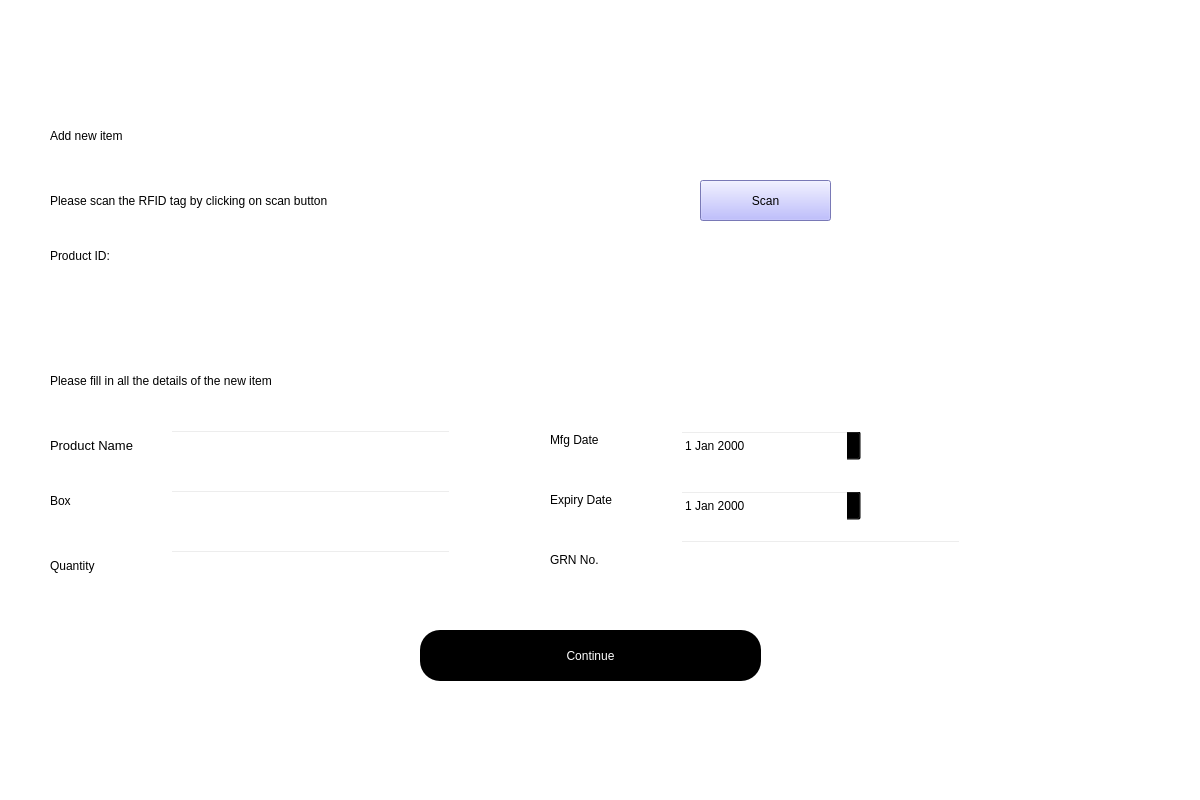
<?xml version="1.0" encoding="UTF-8"?>
<ui version="4.0">
 <class>Dialog</class>
 <widget class="QDialog" name="Dialog">
  <property name="geometry">
   <rect>
    <x>0</x>
    <y>0</y>
    <width>1200</width>
    <height>800</height>
   </rect>
  </property>
  <property name="windowTitle">
   <string>Dialog</string>
  </property>
  <widget class="QWidget" name="bgwidget" native="true">
   <property name="geometry">
    <rect>
     <x>0</x>
     <y>0</y>
     <width>1201</width>
     <height>801</height>
    </rect>
   </property>
   <property name="styleSheet">
    <string notr="true">background-color: rgb(255, 255, 255);</string>
   </property>
   <widget class="QLabel" name="label">
    <property name="geometry">
     <rect>
      <x>50</x>
      <y>100</y>
      <width>471</width>
      <height>71</height>
     </rect>
    </property>
    <property name="styleSheet">
     <string notr="true">font: 36pt &quot;MS Shell Dlg 2&quot;; 
color: rgb(0, 0, 0);</string>
    </property>
    <property name="text">
     <string>Add new item</string>
    </property>
   </widget>
   <widget class="QLabel" name="label_2">
    <property name="geometry">
     <rect>
      <x>50</x>
      <y>180</y>
      <width>621</width>
      <height>41</height>
     </rect>
    </property>
    <property name="styleSheet">
     <string notr="true">font: 16pt &quot;MS Shell Dlg 2&quot;;color:rgb(0, 0, 0)</string>
    </property>
    <property name="text">
     <string>Please scan the RFID tag by clicking on scan button</string>
    </property>
   </widget>
   <widget class="QPushButton" name="add_data">
    <property name="geometry">
     <rect>
      <x>420</x>
      <y>630</y>
      <width>341</width>
      <height>51</height>
     </rect>
    </property>
    <property name="styleSheet">
     <string notr="true">border-radius:20px;
background-color: rgb(0, 0, 0);
color: rgb(255,255,255);
font: 14pt &quot;MS Shell Dlg 2&quot;;</string>
    </property>
    <property name="text">
     <string>Continue</string>
    </property>
   </widget>
   <widget class="QLineEdit" name="productname">
    <property name="geometry">
     <rect>
      <x>170</x>
      <y>430</y>
      <width>281</width>
      <height>31</height>
     </rect>
    </property>
    <property name="styleSheet">
     <string notr="true">background-color:rgba(0,0,0,0);
font: 12pt &quot;MS Shell Dlg 2&quot;;</string>
    </property>
   </widget>
   <widget class="QLabel" name="label_3">
    <property name="geometry">
     <rect>
      <x>50</x>
      <y>430</y>
      <width>111</width>
      <height>31</height>
     </rect>
    </property>
    <property name="font">
     <font>
      <family>MS Shell Dlg 2</family>
      <pointsize>10</pointsize>
      <weight>50</weight>
      <italic>false</italic>
      <bold>false</bold>
     </font>
    </property>
    <property name="styleSheet">
     <string notr="true">font: 10pt &quot;MS Shell Dlg 2&quot;;</string>
    </property>
    <property name="text">
     <string>Product Name</string>
    </property>
   </widget>
   <widget class="QLabel" name="label_4">
    <property name="geometry">
     <rect>
      <x>50</x>
      <y>490</y>
      <width>51</width>
      <height>21</height>
     </rect>
    </property>
    <property name="styleSheet">
     <string notr="true">font: 10pt &quot;MS Shell Dlg 2&quot;;</string>
    </property>
    <property name="text">
     <string>Box</string>
    </property>
   </widget>
   <widget class="QLabel" name="label_5">
    <property name="geometry">
     <rect>
      <x>50</x>
      <y>550</y>
      <width>81</width>
      <height>31</height>
     </rect>
    </property>
    <property name="styleSheet">
     <string notr="true">font: 10pt &quot;MS Shell Dlg 2&quot;;</string>
    </property>
    <property name="text">
     <string>Quantity</string>
    </property>
   </widget>
   <widget class="QDateEdit" name="mfgdate">
    <property name="geometry">
     <rect>
      <x>680</x>
      <y>430</y>
      <width>181</width>
      <height>31</height>
     </rect>
    </property>
    <property name="styleSheet">
     <string notr="true">background-color:rgba(0,0,0,0);
font: 12pt &quot;MS Shell Dlg 2&quot;;</string>
    </property>
   </widget>
   <widget class="QLabel" name="label_6">
    <property name="geometry">
     <rect>
      <x>550</x>
      <y>430</y>
      <width>81</width>
      <height>20</height>
     </rect>
    </property>
    <property name="styleSheet">
     <string notr="true">font: 10pt &quot;MS Shell Dlg 2&quot;;</string>
    </property>
    <property name="text">
     <string>Mfg Date</string>
    </property>
   </widget>
   <widget class="QPushButton" name="scan">
    <property name="geometry">
     <rect>
      <x>700</x>
      <y>180</y>
      <width>131</width>
      <height>41</height>
     </rect>
    </property>
    <property name="styleSheet">
     <string notr="true">border-color: rgb(85, 0, 255);
background-color: rgb(170, 170, 255);</string>
    </property>
    <property name="text">
     <string>Scan</string>
    </property>
    <property name="shortcut">
     <string>S</string>
    </property>
   </widget>
   <widget class="QLabel" name="label_8">
    <property name="geometry">
     <rect>
      <x>550</x>
      <y>550</y>
      <width>81</width>
      <height>20</height>
     </rect>
    </property>
    <property name="styleSheet">
     <string notr="true">font: 10pt &quot;MS Shell Dlg 2&quot;;</string>
    </property>
    <property name="text">
     <string>GRN No.</string>
    </property>
   </widget>
   <widget class="QLabel" name="label_7">
    <property name="geometry">
     <rect>
      <x>50</x>
      <y>360</y>
      <width>501</width>
      <height>41</height>
     </rect>
    </property>
    <property name="styleSheet">
     <string notr="true">font: 16pt &quot;MS Shell Dlg 2&quot;;color:rgb(0, 0, 0)</string>
    </property>
    <property name="text">
     <string>Please fill in all the details of the new item</string>
    </property>
   </widget>
   <widget class="QLabel" name="productID">
    <property name="geometry">
     <rect>
      <x>50</x>
      <y>290</y>
      <width>281</width>
      <height>41</height>
     </rect>
    </property>
    <property name="styleSheet">
     <string notr="true">
font: 18pt &quot;MS Shell Dlg 2&quot;;</string>
    </property>
    <property name="text">
     <string/>
    </property>
    <property name="alignment">
     <set>Qt::AlignJustify|Qt::AlignTop</set>
    </property>
   </widget>
   <widget class="QLabel" name="label_10">
    <property name="geometry">
     <rect>
      <x>50</x>
      <y>240</y>
      <width>151</width>
      <height>31</height>
     </rect>
    </property>
    <property name="styleSheet">
     <string notr="true">font: 16pt &quot;MS Shell Dlg 2&quot;;</string>
    </property>
    <property name="text">
     <string>Product ID:</string>
    </property>
   </widget>
   <widget class="QLineEdit" name="box">
    <property name="geometry">
     <rect>
      <x>170</x>
      <y>490</y>
      <width>281</width>
      <height>31</height>
     </rect>
    </property>
    <property name="styleSheet">
     <string notr="true">background-color:rgba(0,0,0,0);
font: 12pt &quot;MS Shell Dlg 2&quot;;</string>
    </property>
   </widget>
   <widget class="QLineEdit" name="quantity">
    <property name="geometry">
     <rect>
      <x>170</x>
      <y>550</y>
      <width>281</width>
      <height>31</height>
     </rect>
    </property>
    <property name="styleSheet">
     <string notr="true">background-color:rgba(0,0,0,0);
font: 12pt &quot;MS Shell Dlg 2&quot;;</string>
    </property>
   </widget>
   <widget class="QLabel" name="label_11">
    <property name="geometry">
     <rect>
      <x>550</x>
      <y>490</y>
      <width>91</width>
      <height>20</height>
     </rect>
    </property>
    <property name="styleSheet">
     <string notr="true">font: 10pt &quot;MS Shell Dlg 2&quot;;</string>
    </property>
    <property name="text">
     <string>Expiry Date</string>
    </property>
   </widget>
   <widget class="QDateEdit" name="expdate">
    <property name="geometry">
     <rect>
      <x>680</x>
      <y>490</y>
      <width>181</width>
      <height>31</height>
     </rect>
    </property>
    <property name="styleSheet">
     <string notr="true">background-color:rgba(0,0,0,0);
font: 12pt &quot;MS Shell Dlg 2&quot;;</string>
    </property>
   </widget>
   <widget class="QLineEdit" name="grn">
    <property name="geometry">
     <rect>
      <x>680</x>
      <y>540</y>
      <width>281</width>
      <height>31</height>
     </rect>
    </property>
    <property name="styleSheet">
     <string notr="true">background-color:rgba(0,0,0,0);
font: 12pt &quot;MS Shell Dlg 2&quot;;</string>
    </property>
   </widget>
   <widget class="QPushButton" name="back">
    <property name="geometry">
     <rect>
      <x>40</x>
      <y>720</y>
      <width>51</width>
      <height>51</height>
     </rect>
    </property>
    <property name="styleSheet">
     <string notr="true">border-radius:20px;
background-color: rgba(0, 0, 0, 0);
color: rgb(255,255,255);
font: 14pt &quot;MS Shell Dlg 2&quot;;</string>
    </property>
    <property name="text">
     <string/>
    </property>
   </widget>
   <widget class="QLabel" name="imageholder">
    <property name="geometry">
     <rect>
      <x>40</x>
      <y>720</y>
      <width>51</width>
      <height>51</height>
     </rect>
    </property>
    <property name="text">
     <string/>
    </property>
   </widget>
   <widget class="QLabel" name="error">
    <property name="geometry">
     <rect>
      <x>60</x>
      <y>630</y>
      <width>321</width>
      <height>31</height>
     </rect>
    </property>
    <property name="text">
     <string/>
    </property>
   </widget>
   <widget class="QLabel" name="errormessage">
    <property name="geometry">
     <rect>
      <x>410</x>
      <y>690</y>
      <width>361</width>
      <height>31</height>
     </rect>
    </property>
    <property name="styleSheet">
     <string notr="true">font: 14pt &quot;MS Shell Dlg 2&quot;;
color: rgb(255, 0, 0);</string>
    </property>
    <property name="text">
     <string/>
    </property>
    <property name="alignment">
     <set>Qt::AlignCenter</set>
    </property>
   </widget>
   <widget class="QLabel" name="status">
    <property name="geometry">
     <rect>
      <x>860</x>
      <y>180</y>
      <width>281</width>
      <height>31</height>
     </rect>
    </property>
    <property name="styleSheet">
     <string notr="true">font: 14pt &quot;MS Shell Dlg 2&quot;;
color: rgb(255, 0, 0);</string>
    </property>
    <property name="text">
     <string/>
    </property>
    <property name="alignment">
     <set>Qt::AlignCenter</set>
    </property>
   </widget>
   <zorder>imageholder</zorder>
   <zorder>label</zorder>
   <zorder>label_2</zorder>
   <zorder>add_data</zorder>
   <zorder>productname</zorder>
   <zorder>label_3</zorder>
   <zorder>label_4</zorder>
   <zorder>label_5</zorder>
   <zorder>mfgdate</zorder>
   <zorder>label_6</zorder>
   <zorder>scan</zorder>
   <zorder>label_8</zorder>
   <zorder>label_7</zorder>
   <zorder>productID</zorder>
   <zorder>label_10</zorder>
   <zorder>box</zorder>
   <zorder>quantity</zorder>
   <zorder>label_11</zorder>
   <zorder>expdate</zorder>
   <zorder>grn</zorder>
   <zorder>back</zorder>
   <zorder>error</zorder>
   <zorder>errormessage</zorder>
   <zorder>status</zorder>
  </widget>
 </widget>
 <resources/>
 <connections/>
</ui>
